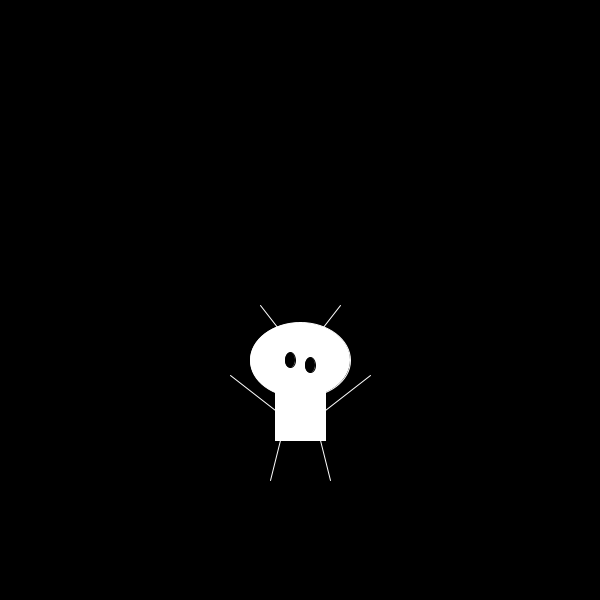
Frame 1 (no input)
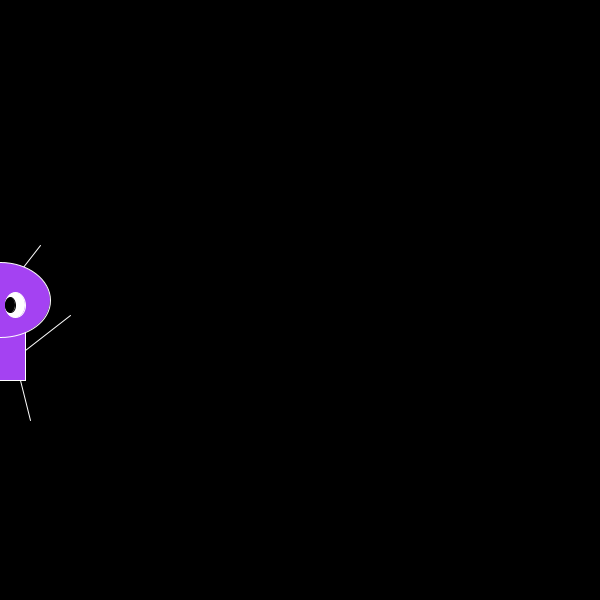
Frame 60 (the mouse pressed at the canvas centre just before this capture)
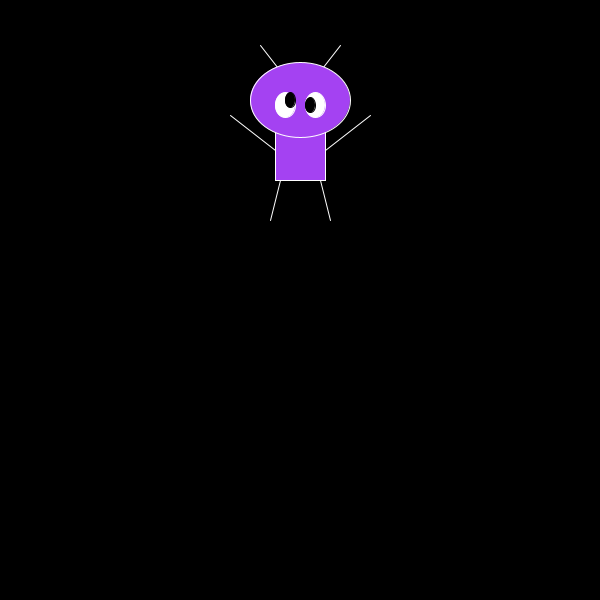
Frame 120 (the mouse held since frame 60 and released just before this capture)

The Processing sketch that drew these frames (run headless with seeded random() and noise(); from frame 60 on, the mouse is pressed at the canvas centre):

// Processing sketch: processing_124246
// ── processing_124246.pde

int monstertjeY;
int monstertjeX;
int pmonstertjeY;
int pmonstertjeX; //variabelen monster positie

int richting;
int teller;
boolean test;//variabelen beweging

float R;
float G;
float B;   //variabelen willekeurige kleur

void setup() {
  size(600, 600); //grootte document
  smooth();
  frameRate(30);
 
 
 
  monstertjeY = height-200;
  monstertjeX = width/2;
  pmonstertjeY = height-200;
  pmonstertjeX = width/2; 
  test = true;
  teller = 0;
  richting =20; 
  R = random(255);
  G = random(255);
  B = random(255);     //variabelen waarde
}

 
void draw() {
  background(0);   //achtergrond kleur
 
  
   
  rectMode(CENTER);        //body
  stroke(255);
 
  rect(monstertjeX, monstertjeY, 50, 80);
   
  line(monstertjeX-70, monstertjeY-25, monstertjeX-25, monstertjeY+10); //left arm
  line(monstertjeX+70, monstertjeY-25, monstertjeX+25, monstertjeY+10); //right arm
  line(monstertjeX-20, monstertjeY+40, pmonstertjeX-30, pmonstertjeY+80); //left leg
  line(monstertjeX+20, monstertjeY+40, pmonstertjeX+30, pmonstertjeY+80); //right leg
   
  stroke(255);
  line(monstertjeX-40, monstertjeY-95, pmonstertjeX-5, pmonstertjeY-50); // left antenna
  line(monstertjeX+40, monstertjeY-95, pmonstertjeX+5, pmonstertjeY-50); // right antenna
  
  ellipseMode(CENTER);    //head
  stroke(255);
  
  ellipse(monstertjeX, monstertjeY-40, 100, 75);
   
  ellipseMode(CENTER); //left eye
  stroke(255);
  fill(255);
  ellipse(monstertjeX-15, monstertjeY-35, 20, 25);
   
  ellipseMode(CENTER); // left eye pupil
  stroke(0);
  fill(0);
  ellipse(monstertjeX-10, monstertjeY-40, 10, 15);
   
  ellipseMode(CENTER); //right eye
  stroke(255);
  fill(255);
  ellipse(monstertjeX+15, monstertjeY-35, 20, 25);
   
  ellipseMode(CENTER); // right eye pupil
  stroke(0);
  fill(0);
  ellipse(monstertjeX+10, monstertjeY-35, 10, 15);
   
  

  monstertjeY = monstertjeY + richting;
  pmonstertjeY = pmonstertjeY + richting;  //monstertje vliegt omhoog
  
  monstertjeX = mouseX;
  pmonstertjeX = pmouseX;  //monstertje gaat horizontaal mee met de muis

if(monstertjeY < 0 + 100){
  richting = -richting;
  teller = teller +1;
  
}

if(monstertjeY > height -100){
  richting = -richting;
}                            //beweging verticaal

if(teller == 10){
  teller = 0;                 // als de teller op 5 staat wordt hij 0
  test = !test;              // als de teller op 5 staat wordt true false en andersom.
  
}                          

if(test == true){
   fill(R,G,B);             
}

if(test == false){
   fill(R,B,G);  
     
}


println(teller);
println(test);


}
void mousePressed(){
  fill(random(255));
  println("Meow");
}
